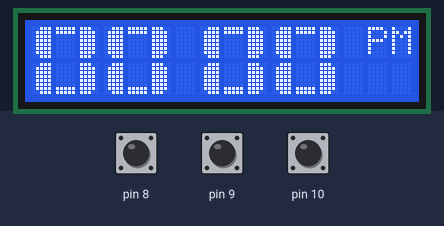
Bench run of a sketch on a simulated Arduino Uno, built with avr-gcc and run on an emulated ATmega328P. Parts: 16×2 character LCD. Inputs (shaded band) come from the test bench; at power-on: pin 8 HIGH, pin 9 HIGH, pin 10 HIGH.

Above: at 1.2 s.
1.3 s: pin 8 pulled LOW for 1 s
3.8 s: pin 9 pulled LOW for 0.6 s
At 5.1 s:
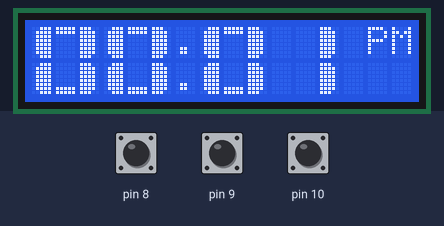
5.9 s: pin 9 pulled LOW for 1 s
At 6.7 s:
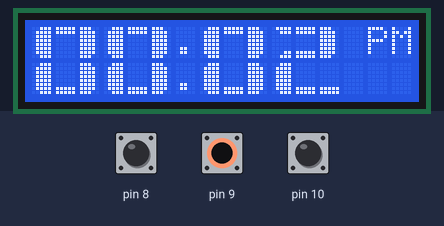
8.4 s: pin 9 pulled LOW for 0.6 s
At 9.8 s:
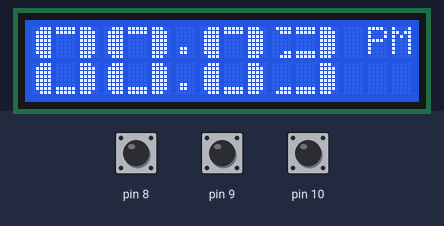
10.5 s: pin 9 pulled LOW for 3.2 s
At 11.4 s:
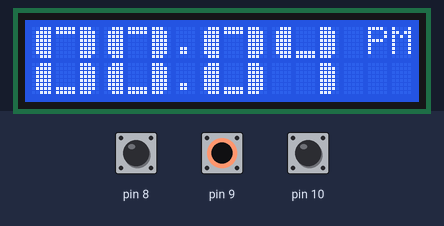
15.2 s: pin 9 pulled LOW for 0.6 s
At 16.1 s:
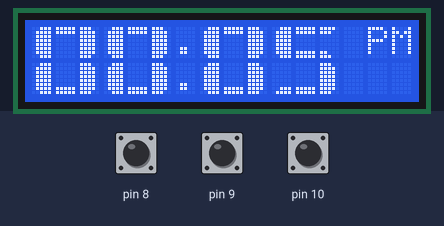
Timing chart, 0 to 18.2 s (numbered marks = the images above; inputs shaded):
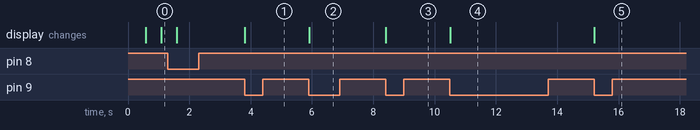

Measured:
- after the input at 3.8 s, the display: changes at once (image 1)
- after the input at 5.9 s, the display: changes at once (image 2)
- after the input at 8.4 s, the display: changes at once (image 3)
- after the input at 10.5 s, the display: changes at once (image 4)
- after the input at 15.2 s, the display: changes at once (image 5)

The sketch:

digitalclock.ino
```cpp
#include <LiquidCrystal.h>

LiquidCrystal lcd(2,3,4,5,6,7);
int s,m,h,a,d,state,state1,state2,dg,cnt;

// the 8 arrays that form each segment of the custom numbers
byte bar1[8] =
{
        B11100,
        B11110,
        B11110,
        B11110,
        B11110,
        B11110,
        B11110,
        B11100
};
byte bar2[8] =
{
        B00111,
        B01111,
        B01111,
        B01111,
        B01111,
        B01111,
        B01111,
        B00111
};
byte bar3[8] =
{
        B11111,
        B11111,
        B00000,
        B00000,
        B00000,
        B00000,
        B11111,
        B11111
};
byte bar4[8] =
{
        B11110,
        B11100,
        B00000,
        B00000,
        B00000,
        B00000,
        B11000,
        B11100
};
byte bar5[8] =
{
        B01111,
        B00111,
        B00000,
        B00000,
        B00000,
        B00000,
        B00011,
        B00111
};
byte bar6[8] =
{
        B00000,
        B00000,
        B00000,
        B00000,
        B00000,
        B00000,
        B11111,
        B11111
};
byte bar7[8] =
{
        B00000,
        B00000,
        B00000,
        B00000,
        B00000,
        B00000,
        B00111,
        B01111
};
byte bar8[8] =
{
        B11111,
        B11111,
        B00000,
        B00000,
        B00000,
        B00000,
        B00000,
        B00000
};


void setup()
{
  // assignes each segment a write number
  lcd.createChar(1,bar1);
  lcd.createChar(2,bar2);
  lcd.createChar(3,bar3);
  lcd.createChar(4,bar4);
  lcd.createChar(5,bar5);
  lcd.createChar(6,bar6);
  lcd.createChar(7,bar7);
  lcd.createChar(8,bar8);
  state=1;
  state1=1;
  state2=1;
  // sets the LCD's rows and colums:
  lcd.begin(16, 2);
  pinMode(8,INPUT_PULLUP);
    pinMode(9,INPUT_PULLUP);
      pinMode(10,INPUT_PULLUP);
  s=0;
  m=0;
   h=0;
a=0;
}

void custom0(int col)
{ // uses segments to build the number 0
  lcd.setCursor(col, 0);
  lcd.write(2);
  lcd.write(8);
  lcd.write(1);
  lcd.setCursor(col, 1);
  lcd.write(2);
  lcd.write(6);
  lcd.write(1);
}

void custom1(int col)
{
  lcd.setCursor(col,0);
  lcd.write(32);
  lcd.write(32);
  lcd.write(1);
  lcd.setCursor(col,1);
  lcd.write(32);
  lcd.write(32);
  lcd.write(1);
}

void custom2(int col)
{
  lcd.setCursor(col,0);
  lcd.write(5);
  lcd.write(3);
  lcd.write(1);
  lcd.setCursor(col, 1);
  lcd.write(2);
  lcd.write(6);
  lcd.write(6);
}

void custom3(int col)
{
  lcd.setCursor(col,0);
  lcd.write(5);
  lcd.write(3);
  lcd.write(1);
  lcd.setCursor(col, 1);
  lcd.write(7);
  lcd.write(6);
  lcd.write(1);
}

void custom4(int col)
{
  lcd.setCursor(col,0);
  lcd.write(2);
  lcd.write(6);
  lcd.write(1);
  lcd.setCursor(col, 1);
  lcd.write(32);
  lcd.write(32);
  lcd.write(1);
}

void custom5(int col)
{
  lcd.setCursor(col,0);
  lcd.write(2);
  lcd.write(3);
  lcd.write(4);
  lcd.setCursor(col, 1);
  lcd.write(7);
  lcd.write(6);
  lcd.write(1);
}

void custom6(int col)
{
  lcd.setCursor(col,0);
  lcd.write(2);
  lcd.write(3);
  lcd.write(4);
  lcd.setCursor(col, 1);
  lcd.write(2);
  lcd.write(6);
  lcd.write(1);
}

void custom7(int col)
{
  lcd.setCursor(col,0);
  lcd.write(2);
  lcd.write(8);
  lcd.write(1);
  lcd.setCursor(col, 1);
  lcd.write(32);
  lcd.write(32);
  lcd.write(1);
}

void custom8(int col)
{
  lcd.setCursor(col, 0);
  lcd.write(2);
  lcd.write(3);
  lcd.write(1);
  lcd.setCursor(col, 1);
  lcd.write(2);
  lcd.write(6);
  lcd.write(1);
}

void custom9(int col)
{
  lcd.setCursor(col, 0);
  lcd.write(2);
  lcd.write(3);
  lcd.write(1);
  lcd.setCursor(col, 1);
  lcd.write(7);
  lcd.write(6);
  lcd.write(1);
}

void printNumber(int value, int col) {
  if (value == 0) {
    custom0(col);
  } if (value == 1) {
    custom1(col);
  } if (value == 2) {
    custom2(col);
  } if (value == 3) {
    custom3(col);
  } if (value == 4) {
    custom4(col);
  } if (value == 5) {
    custom5(col);
  } if (value == 6) {
    custom6(col);
  } if (value == 7) {
    custom7(col);
  } if (value == 8) {
    custom8(col);
  } if (value == 9) {
    custom9(col);
  }
}


void loop()

{
  if(!digitalRead(8)&state==1){
    cnt++;
    state=0;
    if(cnt>3){
      cnt=0;
      }
    }else if(digitalRead(8)&state==0){
    state=1;
    }

if(!digitalRead(9)&&state1==1){
    dg=1;
    state1=0;

    }else if(digitalRead(9)&state1==0){
    state1=1;
    }

if(!digitalRead(10)&&state2==1){
     dg=-1;
     state2=0;
    }else if(digitalRead(10)&state2==0){
    state2=1;
    }
    switch(cnt){
      case 1:
      m=m+dg;
      dg=0;  if(m>59){
    m=59;}
    if(m<0){
    m=0;}
      break;

      case 2:
      h=h+dg;
      dg=0;if(h>11){
    h=11;}
    if(h<0){
    h=0;}
      break;
          case 3:
     if(dg==1){
    a=1;
    dg=0;}
     if(dg==-1){
    a=0;
    dg=0;}
      break;
      }
  if(s>59){
    s=0;
    m++;

  if(m>59){
    m=0;
   h++;

  if(h>11){
    h=0;
    a=!a;
  }
  }
  }
  d=h%10;
  printNumber(d, 3);
  d=h/10;
   printNumber(d, 0);

       d=m%10;
     printNumber(d, 10);
     d=m/10;
     printNumber(d, 7);
     lcd.setCursor(14, 0);
     if(a){
       lcd.print("AM");
      }else{
         lcd.print("PM");
        }
        if(cnt==0){
           s++;
          lcd.setCursor(6, 0);
      lcd.print(" ");
       lcd.setCursor(6, 1);
      lcd.print(" ");
      delay(500);
    lcd.setCursor(6, 0);
      lcd.print(".");
       lcd.setCursor(6, 1);
      lcd.print(".");
      delay(500);
       }
}
```
